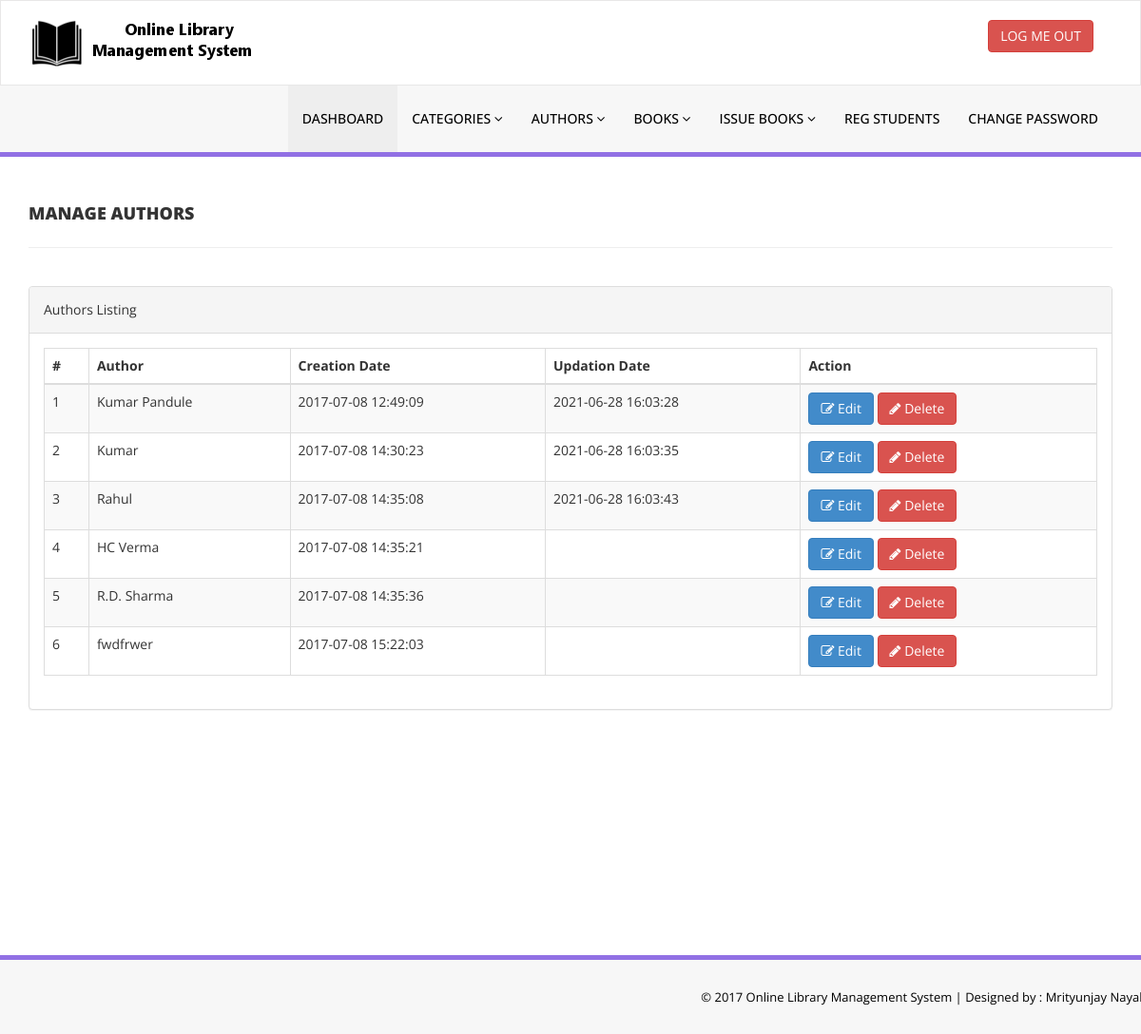
Page /library/admin/manage-authors.php (signed in) on the earlier database version.
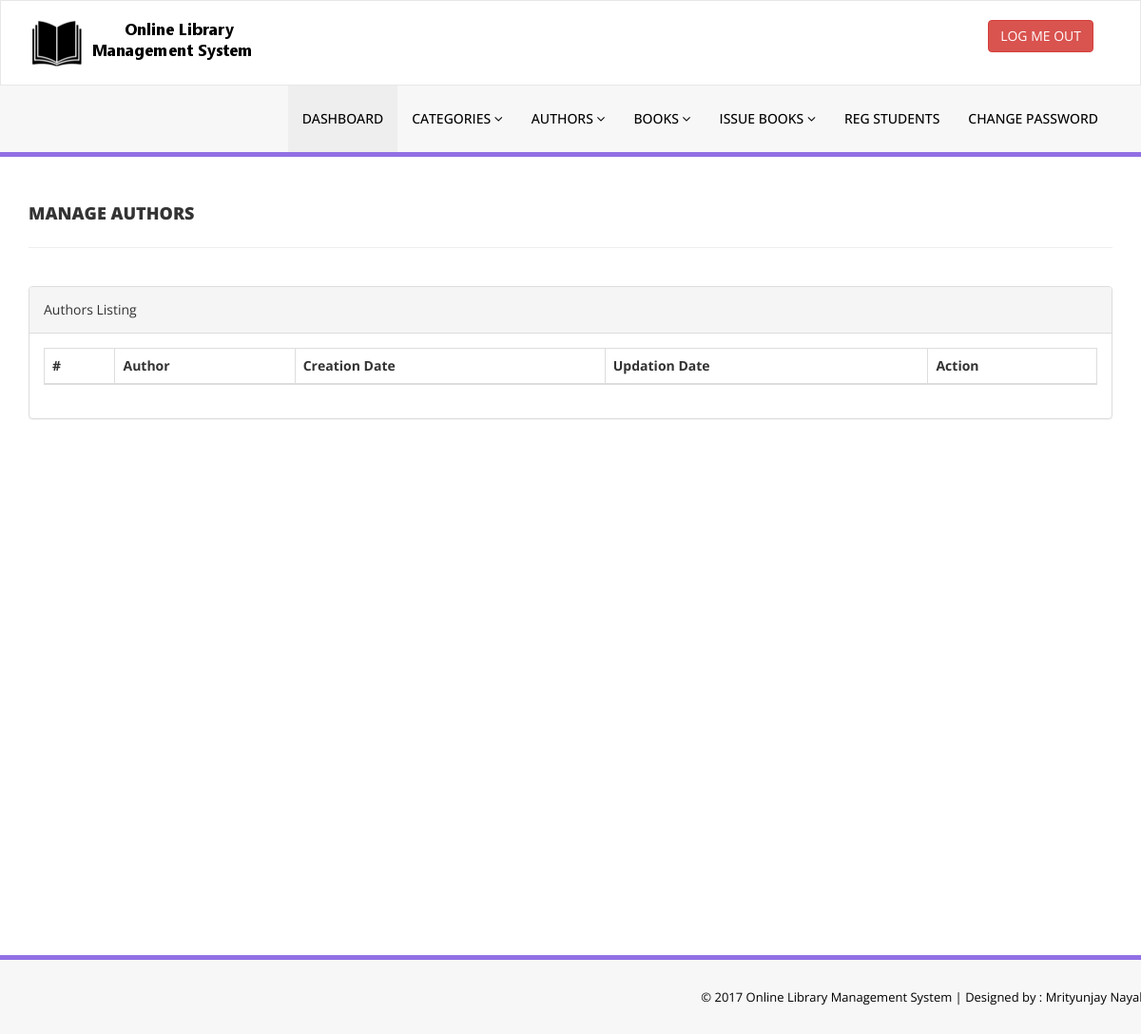
Same page on the later database version.
### tables this page shows
CREATE TABLE `tblauthors` (
  `id` int(11) NOT NULL,
  `AuthorName` varchar(159) DEFAULT NULL,
  `creationDate` timestamp NULL DEFAULT current_timestamp(),
  `UpdationDate` timestamp NULL DEFAULT NULL ON UPDATE current_timestamp()
);

### library/admin/manage-authors.php (the view, shortened to what this page needs)
<?php
include('includes/config.php');
if(strlen($_SESSION['alogin'])==0)
    {
header('location:index.php');
}
else{
    ?>
<!DOCTYPE html>
<html xmlns="http://www.w3.org/1999/xhtml">
<head>
    <link href="assets/css/bootstrap.css" rel="stylesheet" />
    <link href="assets/css/font-awesome.css" rel="stylesheet" />
    <link href="assets/js/dataTables/dataTables.bootstrap.css" rel="stylesheet" />
    <link href="assets/css/style.css" rel="stylesheet" />
</head>
<body>
<?php include('includes/header.php');?>
    <div class="content-wrapper">
         <div class="container">
        <div class="row pad-botm">
            <div class="col-md-12">
                <h4 class="header-line">Manage Authors</h4>
    </div>
     <div class="row">
</div>
        </div>
            <div class="row">
                <div class="col-md-12">
                    <div class="panel panel-default">
                        <div class="panel-heading">
                           Authors Listing
                        </div>
                        <div class="panel-body">
                            <div class="table-responsive">
                                <table class="table table-striped table-bordered table-hover" id="dataTables-example">
                                    <thead>
                                        <tr>
                                            <th>#</th>
                                            <th>Author</th>
                                            <th>Creation Date</th>
                                            <th>Updation Date</th>
                                            <th>Action</th>
                                        </tr>
                                    </thead>
                                    <tbody>
<?php $sql = "SELECT * from  tblauthors";
$query = $dbh -> prepare($sql);
$query->execute();
$results=$query->fetchAll(PDO::FETCH_OBJ);
$cnt=1;
if($query->rowCount() > 0)
{
foreach($results as $result)
{               ?>
                                        <tr class="odd gradeX">
                                            <td class="center"><?php echo htmlentities($cnt);?></td>
                                            <td class="center"><?php echo htmlentities($result->AuthorName);?></td>
                                            <td class="center"><?php echo htmlentities($result->creationDate);?></td>
                                            <td class="center"><?php echo htmlentities($result->UpdationDate);?></td>
                                            <td class="center">
                                            <a href="edit-author.php?athrid=<?php echo htmlentities($result->id);?>"><button class="btn btn-primary"><i class="fa fa-edit "></i> Edit</button>
                                          <a href="manage-authors.php?del=<?php echo htmlentities($result->id);?>" onclick="return confirm('Are you sure you want to delete?');"" >  <button class="btn btn-danger"><i class="fa fa-pencil"></i> Delete</button>
                                            </td>
                                        </tr>
 <?php $cnt=$cnt+1;}} ?>
                                    </tbody>
                                </table>
                            </div>
                        </div>
                    </div>
                </div>
            </div>
    </div>
    </div>
  <?php include('includes/footer.php');?>
</body>
</html>
<?php } ?>

Differences in the rows shown:
removed tblauthors: AuthorName "Kumar Pandule", creationDate "2017-07-08 12:49:09", UpdationDate "2021-06-28 16:03:28"
removed tblauthors: AuthorName "Kumar", creationDate "2017-07-08 14:30:23", UpdationDate "2021-06-28 16:03:35"
removed tblauthors: AuthorName "Rahul", creationDate "2017-07-08 14:35:08", UpdationDate "2021-06-28 16:03:43"
removed tblauthors: AuthorName "HC Verma", creationDate "2017-07-08 14:35:21"
removed tblauthors: AuthorName "R.D. Sharma", creationDate "2017-07-08 14:35:36"
removed tblauthors: AuthorName "fwdfrwer", creationDate "2017-07-08 15:22:03"
